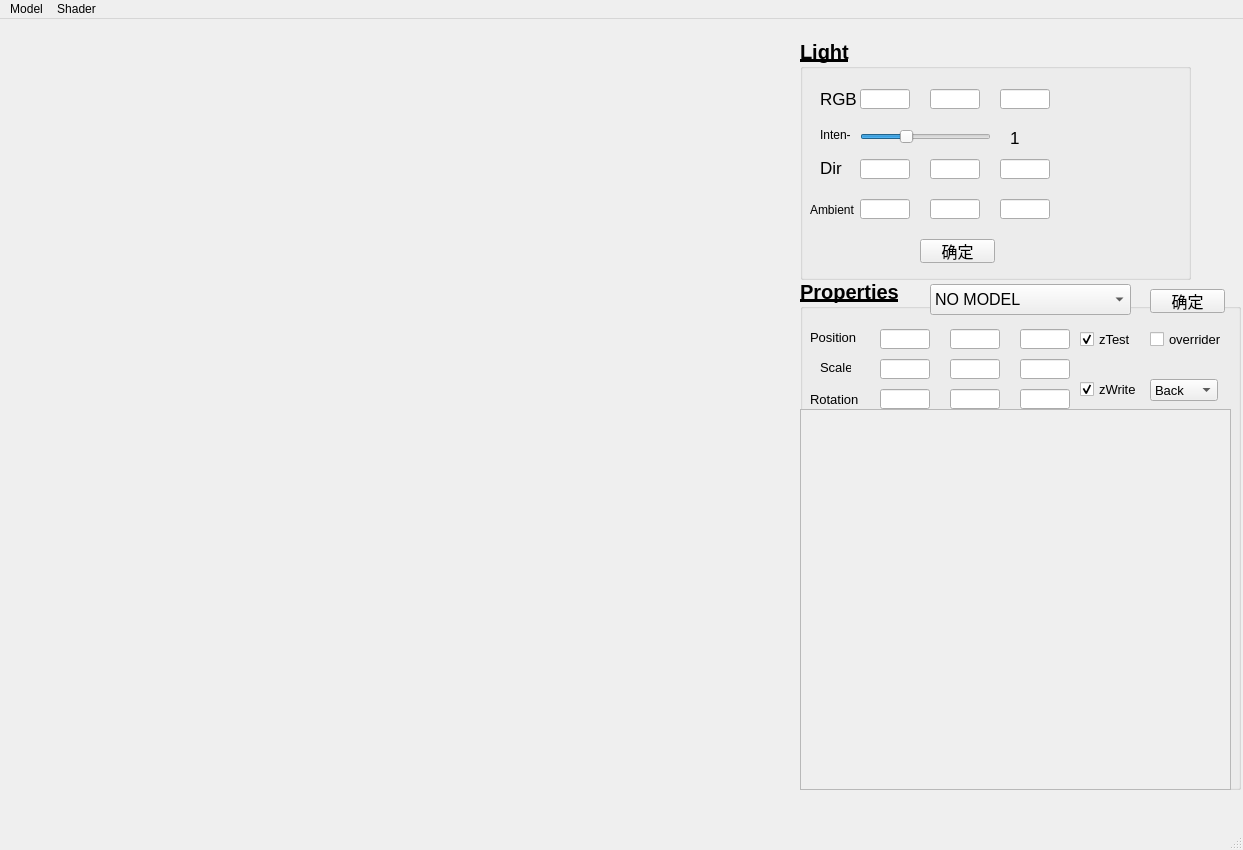
<?xml version="1.0" encoding="UTF-8"?>
<ui version="4.0">
 <class>MainWindow</class>
 <widget class="QMainWindow" name="MainWindow">
  <property name="geometry">
   <rect>
    <x>0</x>
    <y>0</y>
    <width>1243</width>
    <height>850</height>
   </rect>
  </property>
  <property name="windowTitle">
   <string>MainWindow</string>
  </property>
  <widget class="QWidget" name="centralwidget">
   <widget class="QGroupBox" name="groupBox_properties">
    <property name="geometry">
     <rect>
      <x>800</x>
      <y>260</y>
      <width>441</width>
      <height>511</height>
     </rect>
    </property>
    <property name="font">
     <font>
      <pointsize>15</pointsize>
      <bold>true</bold>
      <underline>true</underline>
     </font>
    </property>
    <property name="title">
     <string>Properties</string>
    </property>
    <widget class="QScrollArea" name="scrollArea_properties">
     <property name="geometry">
      <rect>
       <x>0</x>
       <y>130</y>
       <width>431</width>
       <height>381</height>
      </rect>
     </property>
     <property name="acceptDrops">
      <bool>false</bool>
     </property>
     <property name="widgetResizable">
      <bool>true</bool>
     </property>
     <widget class="QWidget" name="scrollAreaWidgetContents_properties">
      <property name="geometry">
       <rect>
        <x>0</x>
        <y>0</y>
        <width>429</width>
        <height>379</height>
       </rect>
      </property>
      <widget class="QWidget" name="verticalLayoutWidget">
       <property name="geometry">
        <rect>
         <x>10</x>
         <y>10</y>
         <width>411</width>
         <height>351</height>
        </rect>
       </property>
       <layout class="QVBoxLayout" name="verticalLayout_properties">
        <property name="leftMargin">
         <number>10</number>
        </property>
        <property name="topMargin">
         <number>4</number>
        </property>
        <property name="rightMargin">
         <number>10</number>
        </property>
       </layout>
      </widget>
     </widget>
    </widget>
    <widget class="QPushButton" name="pushButton_properties">
     <property name="geometry">
      <rect>
       <x>350</x>
       <y>10</y>
       <width>75</width>
       <height>24</height>
      </rect>
     </property>
     <property name="font">
      <font>
       <pointsize>12</pointsize>
       <italic>false</italic>
       <bold>false</bold>
       <underline>false</underline>
       <strikeout>false</strikeout>
      </font>
     </property>
     <property name="focusPolicy">
      <enum>Qt::NoFocus</enum>
     </property>
     <property name="text">
      <string>确定</string>
     </property>
    </widget>
    <widget class="QComboBox" name="comboBox_model">
     <property name="geometry">
      <rect>
       <x>130</x>
       <y>5</y>
       <width>201</width>
       <height>31</height>
      </rect>
     </property>
     <property name="font">
      <font>
       <pointsize>12</pointsize>
       <bold>false</bold>
       <underline>false</underline>
       <kerning>true</kerning>
      </font>
     </property>
     <property name="focusPolicy">
      <enum>Qt::NoFocus</enum>
     </property>
     <item>
      <property name="text">
       <string>NO MODEL</string>
      </property>
     </item>
    </widget>
    <widget class="QLabel" name="label_position">
     <property name="geometry">
      <rect>
       <x>10</x>
       <y>50</y>
       <width>61</width>
       <height>16</height>
      </rect>
     </property>
     <property name="font">
      <font>
       <pointsize>10</pointsize>
       <bold>false</bold>
       <underline>false</underline>
      </font>
     </property>
     <property name="text">
      <string>Position</string>
     </property>
    </widget>
    <widget class="QLabel" name="label_scale">
     <property name="geometry">
      <rect>
       <x>20</x>
       <y>80</y>
       <width>31</width>
       <height>16</height>
      </rect>
     </property>
     <property name="font">
      <font>
       <pointsize>10</pointsize>
       <bold>false</bold>
       <underline>false</underline>
      </font>
     </property>
     <property name="text">
      <string>Scale</string>
     </property>
    </widget>
    <widget class="QLineEdit" name="lineEdit_modelPos_x">
     <property name="geometry">
      <rect>
       <x>80</x>
       <y>50</y>
       <width>50</width>
       <height>20</height>
      </rect>
     </property>
     <property name="font">
      <font>
       <pointsize>14</pointsize>
       <italic>false</italic>
       <bold>false</bold>
       <underline>true</underline>
       <strikeout>false</strikeout>
      </font>
     </property>
    </widget>
    <widget class="QLineEdit" name="lineEdit_modelPos_y">
     <property name="geometry">
      <rect>
       <x>150</x>
       <y>50</y>
       <width>50</width>
       <height>20</height>
      </rect>
     </property>
     <property name="font">
      <font>
       <pointsize>14</pointsize>
       <italic>false</italic>
       <bold>false</bold>
       <underline>true</underline>
       <strikeout>false</strikeout>
      </font>
     </property>
    </widget>
    <widget class="QLineEdit" name="lineEdit_modelPos_z">
     <property name="geometry">
      <rect>
       <x>220</x>
       <y>50</y>
       <width>50</width>
       <height>20</height>
      </rect>
     </property>
     <property name="font">
      <font>
       <pointsize>14</pointsize>
       <italic>false</italic>
       <bold>false</bold>
       <underline>true</underline>
       <strikeout>false</strikeout>
      </font>
     </property>
    </widget>
    <widget class="QLineEdit" name="lineEdit_modelScale_x">
     <property name="geometry">
      <rect>
       <x>80</x>
       <y>80</y>
       <width>50</width>
       <height>20</height>
      </rect>
     </property>
     <property name="font">
      <font>
       <pointsize>14</pointsize>
       <italic>false</italic>
       <bold>false</bold>
       <underline>true</underline>
       <strikeout>false</strikeout>
      </font>
     </property>
    </widget>
    <widget class="QLineEdit" name="lineEdit_modelScale_y">
     <property name="geometry">
      <rect>
       <x>150</x>
       <y>80</y>
       <width>50</width>
       <height>20</height>
      </rect>
     </property>
     <property name="font">
      <font>
       <pointsize>14</pointsize>
       <italic>false</italic>
       <bold>false</bold>
       <underline>true</underline>
       <strikeout>false</strikeout>
      </font>
     </property>
    </widget>
    <widget class="QLineEdit" name="lineEdit_modelScale_z">
     <property name="geometry">
      <rect>
       <x>220</x>
       <y>80</y>
       <width>50</width>
       <height>20</height>
      </rect>
     </property>
     <property name="font">
      <font>
       <pointsize>14</pointsize>
       <italic>false</italic>
       <bold>false</bold>
       <underline>true</underline>
       <strikeout>false</strikeout>
      </font>
     </property>
    </widget>
    <widget class="QLabel" name="label_rotation">
     <property name="geometry">
      <rect>
       <x>10</x>
       <y>110</y>
       <width>61</width>
       <height>20</height>
      </rect>
     </property>
     <property name="font">
      <font>
       <pointsize>10</pointsize>
       <bold>false</bold>
       <underline>false</underline>
      </font>
     </property>
     <property name="text">
      <string>Rotation</string>
     </property>
    </widget>
    <widget class="QLineEdit" name="lineEdit_modelRotation_x">
     <property name="geometry">
      <rect>
       <x>80</x>
       <y>110</y>
       <width>50</width>
       <height>20</height>
      </rect>
     </property>
     <property name="font">
      <font>
       <pointsize>14</pointsize>
       <italic>false</italic>
       <bold>false</bold>
       <underline>true</underline>
       <strikeout>false</strikeout>
      </font>
     </property>
    </widget>
    <widget class="QLineEdit" name="lineEdit_modelRotation_y">
     <property name="geometry">
      <rect>
       <x>150</x>
       <y>110</y>
       <width>50</width>
       <height>20</height>
      </rect>
     </property>
     <property name="font">
      <font>
       <pointsize>14</pointsize>
       <italic>false</italic>
       <bold>false</bold>
       <underline>true</underline>
       <strikeout>false</strikeout>
      </font>
     </property>
    </widget>
    <widget class="QLineEdit" name="lineEdit_modelRotation_z">
     <property name="geometry">
      <rect>
       <x>220</x>
       <y>110</y>
       <width>50</width>
       <height>20</height>
      </rect>
     </property>
     <property name="font">
      <font>
       <pointsize>14</pointsize>
       <italic>false</italic>
       <bold>false</bold>
       <underline>true</underline>
       <strikeout>false</strikeout>
      </font>
     </property>
    </widget>
    <widget class="QCheckBox" name="checkBox_zTest">
     <property name="geometry">
      <rect>
       <x>280</x>
       <y>50</y>
       <width>79</width>
       <height>20</height>
      </rect>
     </property>
     <property name="font">
      <font>
       <pointsize>10</pointsize>
       <bold>false</bold>
       <underline>false</underline>
      </font>
     </property>
     <property name="text">
      <string>zTest</string>
     </property>
     <property name="checked">
      <bool>true</bool>
     </property>
    </widget>
    <widget class="QCheckBox" name="checkBox_zWrite">
     <property name="geometry">
      <rect>
       <x>280</x>
       <y>100</y>
       <width>79</width>
       <height>20</height>
      </rect>
     </property>
     <property name="font">
      <font>
       <pointsize>10</pointsize>
       <bold>false</bold>
       <underline>false</underline>
      </font>
     </property>
     <property name="text">
      <string>zWrite</string>
     </property>
     <property name="checked">
      <bool>true</bool>
     </property>
    </widget>
    <widget class="QCheckBox" name="checkBox_override">
     <property name="geometry">
      <rect>
       <x>350</x>
       <y>50</y>
       <width>71</width>
       <height>20</height>
      </rect>
     </property>
     <property name="font">
      <font>
       <pointsize>10</pointsize>
       <bold>false</bold>
       <underline>false</underline>
      </font>
     </property>
     <property name="text">
      <string>overrider</string>
     </property>
    </widget>
    <widget class="QComboBox" name="comboBox_cull">
     <property name="enabled">
      <bool>true</bool>
     </property>
     <property name="geometry">
      <rect>
       <x>350</x>
       <y>100</y>
       <width>68</width>
       <height>22</height>
      </rect>
     </property>
     <property name="font">
      <font>
       <pointsize>10</pointsize>
       <bold>false</bold>
       <underline>false</underline>
      </font>
     </property>
     <property name="focusPolicy">
      <enum>Qt::NoFocus</enum>
     </property>
     <item>
      <property name="text">
       <string>Back</string>
      </property>
     </item>
     <item>
      <property name="text">
       <string>Front</string>
      </property>
     </item>
     <item>
      <property name="text">
       <string>None</string>
      </property>
     </item>
    </widget>
   </widget>
   <widget class="QLabel" name="label_canvas">
    <property name="geometry">
     <rect>
      <x>0</x>
      <y>0</y>
      <width>800</width>
      <height>800</height>
     </rect>
    </property>
    <property name="mouseTracking">
     <bool>true</bool>
    </property>
    <property name="text">
     <string/>
    </property>
   </widget>
   <widget class="QGroupBox" name="groupBox_light">
    <property name="geometry">
     <rect>
      <x>800</x>
      <y>20</y>
      <width>391</width>
      <height>241</height>
     </rect>
    </property>
    <property name="font">
     <font>
      <pointsize>15</pointsize>
      <italic>false</italic>
      <bold>true</bold>
      <underline>true</underline>
      <strikeout>false</strikeout>
     </font>
    </property>
    <property name="title">
     <string>Light</string>
    </property>
    <widget class="QLabel" name="label_light_rgb">
     <property name="geometry">
      <rect>
       <x>20</x>
       <y>44</y>
       <width>41</width>
       <height>31</height>
      </rect>
     </property>
     <property name="font">
      <font>
       <pointsize>13</pointsize>
       <italic>false</italic>
       <bold>false</bold>
       <underline>false</underline>
       <strikeout>false</strikeout>
      </font>
     </property>
     <property name="text">
      <string>RGB</string>
     </property>
    </widget>
    <widget class="QLineEdit" name="lineEdit_light_r">
     <property name="geometry">
      <rect>
       <x>60</x>
       <y>50</y>
       <width>50</width>
       <height>20</height>
      </rect>
     </property>
     <property name="font">
      <font>
       <pointsize>14</pointsize>
       <italic>false</italic>
       <bold>false</bold>
       <underline>true</underline>
       <strikeout>false</strikeout>
      </font>
     </property>
    </widget>
    <widget class="QLineEdit" name="lineEdit_light_g">
     <property name="geometry">
      <rect>
       <x>130</x>
       <y>50</y>
       <width>50</width>
       <height>20</height>
      </rect>
     </property>
     <property name="font">
      <font>
       <pointsize>15</pointsize>
       <italic>false</italic>
       <bold>false</bold>
       <underline>true</underline>
       <strikeout>false</strikeout>
      </font>
     </property>
    </widget>
    <widget class="QLineEdit" name="lineEdit_light_b">
     <property name="geometry">
      <rect>
       <x>200</x>
       <y>50</y>
       <width>50</width>
       <height>20</height>
      </rect>
     </property>
     <property name="font">
      <font>
       <pointsize>15</pointsize>
       <italic>false</italic>
       <bold>false</bold>
       <underline>true</underline>
       <strikeout>false</strikeout>
      </font>
     </property>
    </widget>
    <widget class="QPushButton" name="pushButton_light">
     <property name="geometry">
      <rect>
       <x>120</x>
       <y>200</y>
       <width>75</width>
       <height>24</height>
      </rect>
     </property>
     <property name="font">
      <font>
       <pointsize>12</pointsize>
       <italic>false</italic>
       <bold>false</bold>
       <underline>false</underline>
       <strikeout>false</strikeout>
      </font>
     </property>
     <property name="focusPolicy">
      <enum>Qt::NoFocus</enum>
     </property>
     <property name="text">
      <string>确定</string>
     </property>
    </widget>
    <widget class="QLabel" name="label_light_intensity">
     <property name="geometry">
      <rect>
       <x>20</x>
       <y>80</y>
       <width>41</width>
       <height>31</height>
      </rect>
     </property>
     <property name="font">
      <font>
       <pointsize>9</pointsize>
       <italic>false</italic>
       <bold>false</bold>
       <underline>false</underline>
       <strikeout>false</strikeout>
      </font>
     </property>
     <property name="text">
      <string>Inten-</string>
     </property>
    </widget>
    <widget class="QSlider" name="slider_light_intensity">
     <property name="geometry">
      <rect>
       <x>60</x>
       <y>90</y>
       <width>131</width>
       <height>16</height>
      </rect>
     </property>
     <property name="cursor">
      <cursorShape>OpenHandCursor</cursorShape>
     </property>
     <property name="maximum">
      <number>30</number>
     </property>
     <property name="singleStep">
      <number>1</number>
     </property>
     <property name="value">
      <number>10</number>
     </property>
     <property name="orientation">
      <enum>Qt::Horizontal</enum>
     </property>
    </widget>
    <widget class="QLabel" name="label_light_intensity2">
     <property name="geometry">
      <rect>
       <x>210</x>
       <y>83</y>
       <width>41</width>
       <height>31</height>
      </rect>
     </property>
     <property name="font">
      <font>
       <pointsize>13</pointsize>
       <italic>false</italic>
       <bold>false</bold>
       <underline>false</underline>
       <strikeout>false</strikeout>
      </font>
     </property>
     <property name="text">
      <string>1</string>
     </property>
    </widget>
    <widget class="QLabel" name="label_light_rgb_2">
     <property name="geometry">
      <rect>
       <x>20</x>
       <y>113</y>
       <width>41</width>
       <height>31</height>
      </rect>
     </property>
     <property name="font">
      <font>
       <pointsize>13</pointsize>
       <italic>false</italic>
       <bold>false</bold>
       <underline>false</underline>
       <strikeout>false</strikeout>
      </font>
     </property>
     <property name="text">
      <string>Dir</string>
     </property>
    </widget>
    <widget class="QLineEdit" name="lineEdit_light_x">
     <property name="geometry">
      <rect>
       <x>60</x>
       <y>120</y>
       <width>50</width>
       <height>20</height>
      </rect>
     </property>
     <property name="font">
      <font>
       <pointsize>10</pointsize>
       <italic>false</italic>
       <bold>false</bold>
       <underline>false</underline>
       <strikeout>false</strikeout>
      </font>
     </property>
     <property name="text">
      <string/>
     </property>
    </widget>
    <widget class="QLineEdit" name="lineEdit_light_y">
     <property name="geometry">
      <rect>
       <x>130</x>
       <y>120</y>
       <width>50</width>
       <height>20</height>
      </rect>
     </property>
     <property name="font">
      <font>
       <pointsize>8</pointsize>
       <italic>false</italic>
       <bold>false</bold>
       <underline>false</underline>
       <strikeout>false</strikeout>
      </font>
     </property>
    </widget>
    <widget class="QLineEdit" name="lineEdit_light_z">
     <property name="geometry">
      <rect>
       <x>200</x>
       <y>120</y>
       <width>50</width>
       <height>20</height>
      </rect>
     </property>
     <property name="font">
      <font>
       <pointsize>10</pointsize>
       <italic>false</italic>
       <bold>false</bold>
       <underline>false</underline>
       <strikeout>false</strikeout>
      </font>
     </property>
    </widget>
    <widget class="QLineEdit" name="lineEdit_ambient_r">
     <property name="geometry">
      <rect>
       <x>60</x>
       <y>160</y>
       <width>50</width>
       <height>20</height>
      </rect>
     </property>
     <property name="font">
      <font>
       <pointsize>14</pointsize>
       <italic>false</italic>
       <bold>false</bold>
       <underline>true</underline>
       <strikeout>false</strikeout>
      </font>
     </property>
    </widget>
    <widget class="QLineEdit" name="lineEdit_ambient_g">
     <property name="geometry">
      <rect>
       <x>130</x>
       <y>160</y>
       <width>50</width>
       <height>20</height>
      </rect>
     </property>
     <property name="font">
      <font>
       <pointsize>15</pointsize>
       <italic>false</italic>
       <bold>false</bold>
       <underline>true</underline>
       <strikeout>false</strikeout>
      </font>
     </property>
    </widget>
    <widget class="QLineEdit" name="lineEdit_ambient_b">
     <property name="geometry">
      <rect>
       <x>200</x>
       <y>160</y>
       <width>50</width>
       <height>20</height>
      </rect>
     </property>
     <property name="font">
      <font>
       <pointsize>15</pointsize>
       <italic>false</italic>
       <bold>false</bold>
       <underline>true</underline>
       <strikeout>false</strikeout>
      </font>
     </property>
    </widget>
    <widget class="QLabel" name="label_light_ambient">
     <property name="geometry">
      <rect>
       <x>10</x>
       <y>155</y>
       <width>51</width>
       <height>31</height>
      </rect>
     </property>
     <property name="font">
      <font>
       <pointsize>9</pointsize>
       <italic>false</italic>
       <bold>false</bold>
       <underline>false</underline>
       <strikeout>false</strikeout>
      </font>
     </property>
     <property name="text">
      <string>Ambient</string>
     </property>
    </widget>
   </widget>
  </widget>
  <widget class="QMenuBar" name="menubar">
   <property name="geometry">
    <rect>
     <x>0</x>
     <y>0</y>
     <width>1243</width>
     <height>22</height>
    </rect>
   </property>
   <widget class="QMenu" name="menu_model">
    <property name="title">
     <string>Model</string>
    </property>
    <addaction name="separator"/>
    <addaction name="action_newmodel"/>
   </widget>
   <widget class="QMenu" name="menu_shader">
    <property name="title">
     <string>Shader</string>
    </property>
   </widget>
   <addaction name="menu_model"/>
   <addaction name="menu_shader"/>
  </widget>
  <widget class="QStatusBar" name="statusbar"/>
  <action name="actionNew">
   <property name="text">
    <string>New...</string>
   </property>
  </action>
  <action name="actionRemove">
   <property name="text">
    <string>Remove</string>
   </property>
  </action>
  <action name="action_newmodel">
   <property name="text">
    <string>New...</string>
   </property>
  </action>
  <action name="action_deleteModel">
   <property name="text">
    <string>Delete</string>
   </property>
  </action>
 </widget>
 <tabstops>
  <tabstop>lineEdit_light_r</tabstop>
  <tabstop>lineEdit_light_g</tabstop>
  <tabstop>lineEdit_light_b</tabstop>
  <tabstop>slider_light_intensity</tabstop>
  <tabstop>lineEdit_light_x</tabstop>
  <tabstop>lineEdit_light_y</tabstop>
  <tabstop>lineEdit_light_z</tabstop>
  <tabstop>lineEdit_ambient_r</tabstop>
  <tabstop>lineEdit_ambient_g</tabstop>
  <tabstop>lineEdit_ambient_b</tabstop>
  <tabstop>lineEdit_modelPos_x</tabstop>
  <tabstop>lineEdit_modelPos_y</tabstop>
  <tabstop>lineEdit_modelPos_z</tabstop>
  <tabstop>lineEdit_modelScale_x</tabstop>
  <tabstop>lineEdit_modelScale_y</tabstop>
  <tabstop>lineEdit_modelScale_z</tabstop>
  <tabstop>lineEdit_modelRotation_x</tabstop>
  <tabstop>lineEdit_modelRotation_y</tabstop>
  <tabstop>lineEdit_modelRotation_z</tabstop>
  <tabstop>checkBox_zTest</tabstop>
  <tabstop>checkBox_zWrite</tabstop>
  <tabstop>checkBox_override</tabstop>
  <tabstop>scrollArea_properties</tabstop>
  <tabstop>comboBox_cull</tabstop>
  <tabstop>comboBox_model</tabstop>
 </tabstops>
 <resources/>
 <connections/>
</ui>
